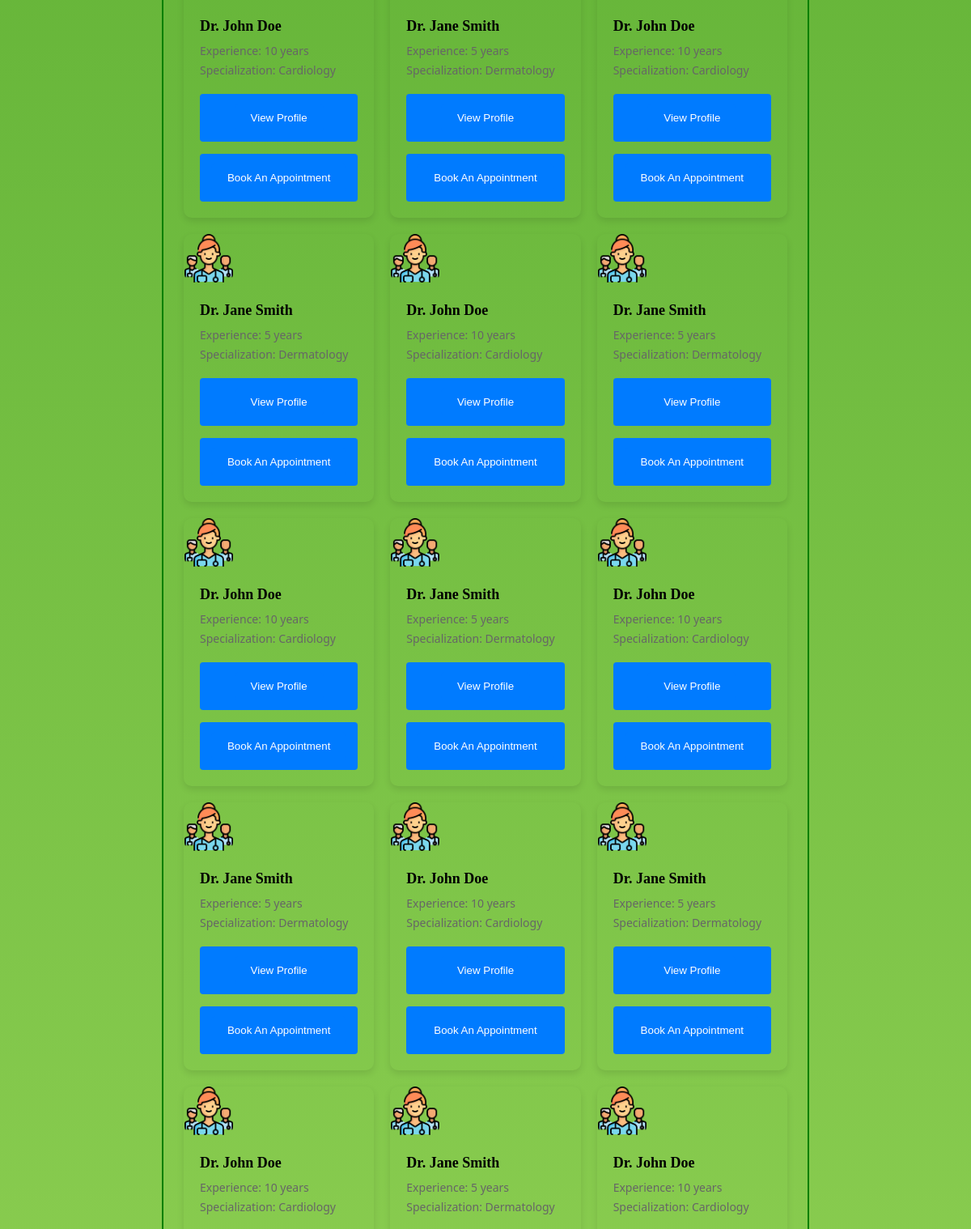
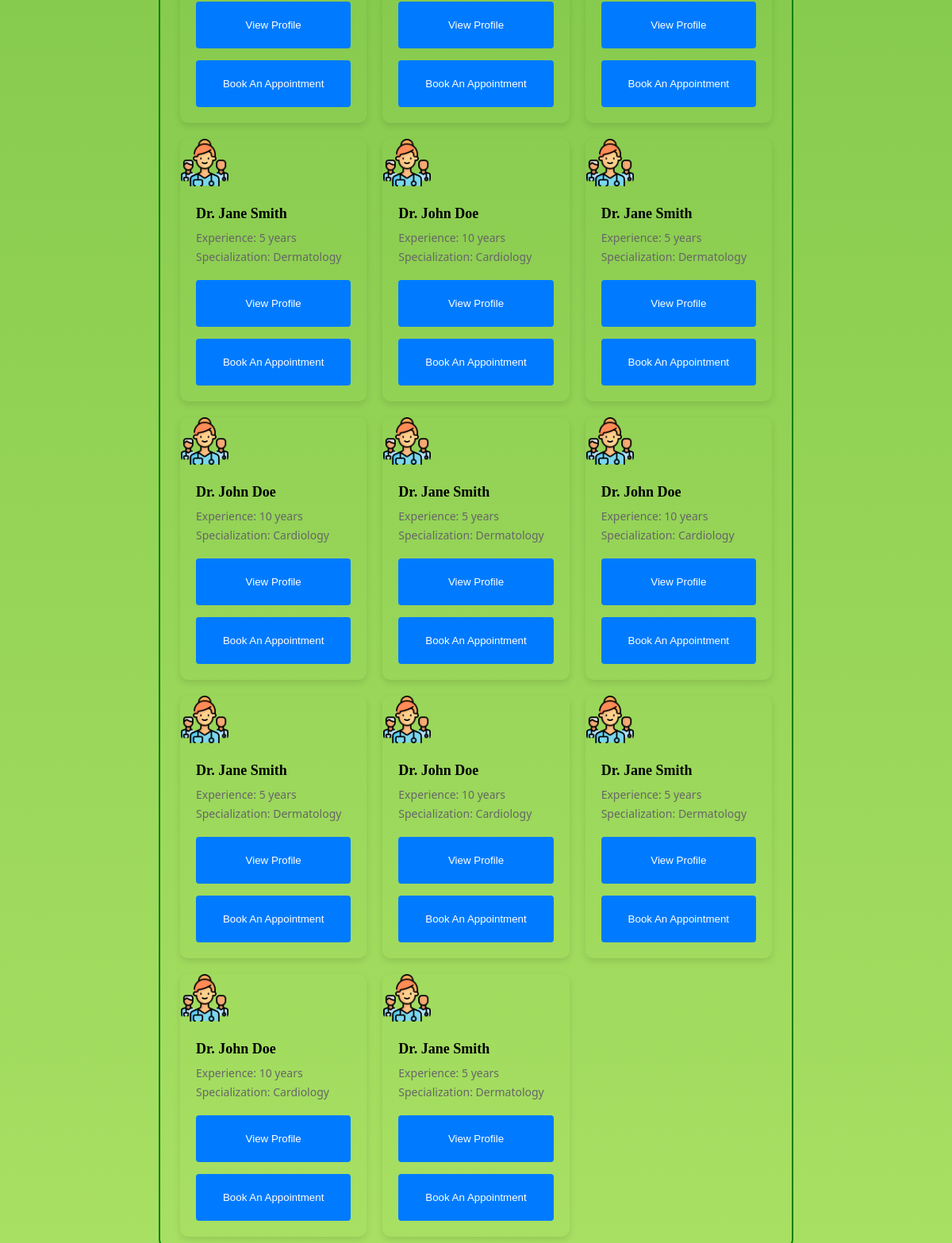
Page /homepage (lower part) on the earlier database version (2 pictures, top to bottom).
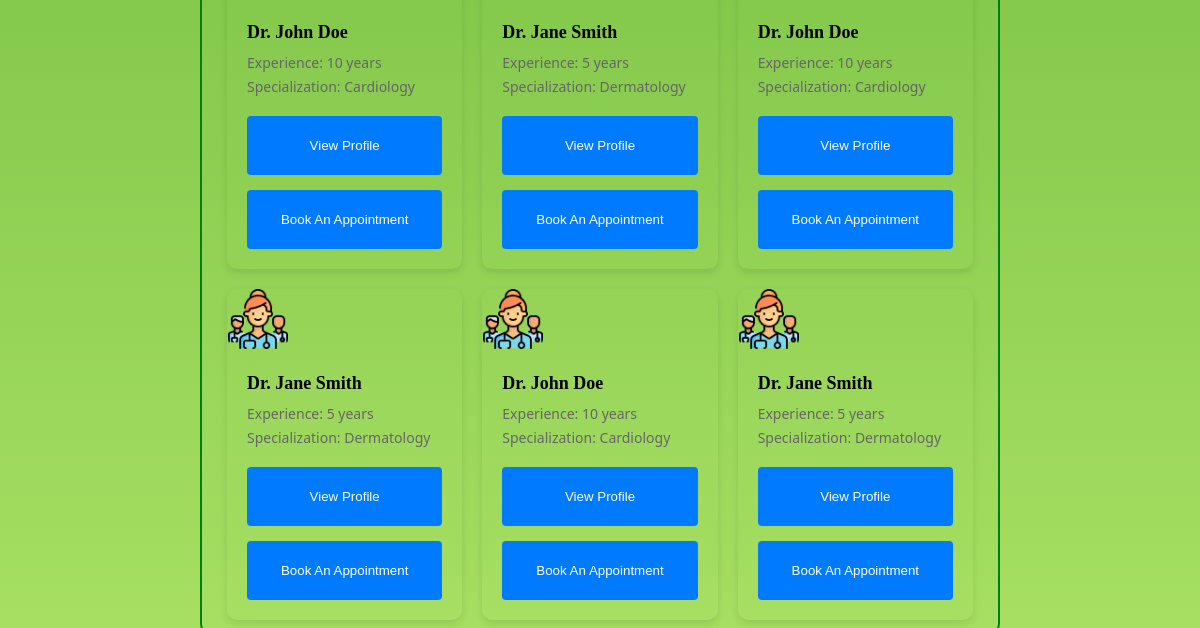
Same page on the later database version.
### tables this page shows
CREATE TABLE doctors (
            id INTEGER PRIMARY KEY AUTOINCREMENT,
            name TEXT,
            specialty TEXT,
            experience TEXT
        );

### app.py (the view)
@app.route('/homepage')
def homepage():
    conn = sqlite3.connect('schema.db')
    cursor = conn.cursor()
    cursor.execute('SELECT * FROM doctors')
    doctors = cursor.fetchall()
    cursor.close()
    conn.close()
    return render_template('userpage.html', doctors=doctors)

### templates/userpage.html (shortened to what this page needs)
<!DOCTYPE html>
<html lang="en">
<head>
    <link rel="stylesheet" href="{{ url_for('static', filename='css/userpage.css') }}">
</head>
<body>
    <div class="container">
        <div class="doctors-container">
            {% for doctor in doctors %}
            <div class="card shadow-sm">
                <img src="{{ url_for('static', filename='image/med.png') }}" class="card-img-top" alt="Doctor" />
                <div class="card-body">
                    <h5 class="card-title">{{ doctor[1] }}</h5>
                    <p class="card-text">Experience: {{ doctor[3] }}</p>
                    <p class="card-text">Specialization: {{ doctor[2] }}</p>
                    <button><a href="{{ url_for('view_profile', doctor_id=doctor[0]) }}" style="background-color: #007bff;">View Profile</a></button>
                    <button><a href="{{ url_for('book_appointment', doctor_id=doctor[0]) }}" style="background-color: #007bff;">Book An Appointment</a></button>
                </div>
            </div>
            {% endfor %}
        </div>
    </div>
</body>
</html>

### static/css/userpage.css (style rules this page uses)
body { background: -webkit-linear-gradient(to top, #a8e063, #56ab2f); background: linear-gradient(to top, #a8e063, #56ab2f); background-repeat: no-repeat; width: 100vw; height: 100vh; display: flex; flex-direction: column; justify-content: center; align-items: center; }
.container { box-sizing: border-box; display: flex; flex-direction: column; width: 800px; border: 2px solid green; border-radius: 10px; padding: 12px 25px; margin-bottom: 20px; overflow: auto; }
* { margin: 0; padding: 0; box-sizing: border-box; }
button { margin-top: 15px; width: 100%; padding: 12px; background-color: #007bff; color: #fff; border: none; border-radius: 4px; cursor: pointer; }
a { display: inline-block; padding: 10px 20px; background-color: green; color: #fff; text-decoration: none; border-radius: 5px; transition: all 1s ease; }
img { width: 60px; height: 60px; border-radius: 10px; margin: auto 1px; }
p { color: azure; font-family: "Segoe UI", Tahoma, Geneva, Verdana, sans-serif; }
.doctors-container { display: grid; grid-template-columns: repeat(auto-fill, minmax(200px, 1fr)); gap: 20px; }
.card { border-radius: 10px; box-shadow: 0 4px 8px rgba(0, 0, 0, 0.1); transition: box-shadow 0.3s ease; }
.card-body { padding: 20px; }
.card-title { font-size: 18px; font-weight: bold; margin-bottom: 10px; }
.card-text { font-size: 14px; color: #666; margin-bottom: 5px; }

Differences in the rows shown:
removed doctors: name "Dr. John Doe", experience "10 years", specialty "Cardiology"
removed doctors: name "Dr. Jane Smith", experience "5 years", specialty "Dermatology"
removed doctors: name "Dr. John Doe", experience "10 years", specialty "Cardiology"
removed doctors: name "Dr. Jane Smith", experience "5 years", specialty "Dermatology"
removed doctors: name "Dr. John Doe", experience "10 years", specialty "Cardiology"
removed doctors: name "Dr. Jane Smith", experience "5 years", specialty "Dermatology"
removed doctors: name "Dr. John Doe", experience "10 years", specialty "Cardiology"
removed doctors: name "Dr. Jane Smith", experience "5 years", specialty "Dermatology"
removed doctors: name "Dr. John Doe", experience "10 years", specialty "Cardiology"
removed doctors: name "Dr. Jane Smith", experience "5 years", specialty "Dermatology"
removed doctors: name "Dr. John Doe", experience "10 years", specialty "Cardiology"
removed doctors: name "Dr. Jane Smith", experience "5 years", specialty "Dermatology"
removed doctors: name "Dr. John Doe", experience "10 years", specialty "Cardiology"
removed doctors: name "Dr. Jane Smith", experience "5 years", specialty "Dermatology"
removed doctors: name "Dr. John Doe", experience "10 years", specialty "Cardiology"
removed doctors: name "Dr. Jane Smith", experience "5 years", specialty "Dermatology"
removed doctors: name "Dr. John Doe", experience "10 years", specialty "Cardiology"
removed doctors: name "Dr. Jane Smith", experience "5 years", specialty "Dermatology"
removed doctors: name "Dr. John Doe", experience "10 years", specialty "Cardiology"
removed doctors: name "Dr. Jane Smith", experience "5 years", specialty "Dermatology"
